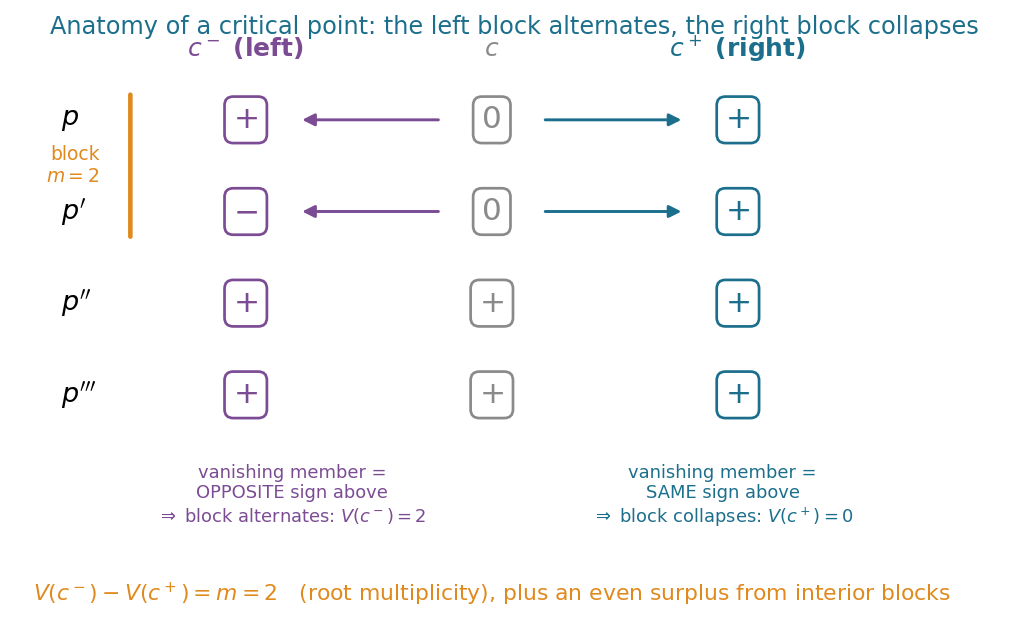

This chart was generated by the following Python code:
#!/usr/bin/env python3
"""
Figure for "Counting with the Derivative Tower" (Budan-Fourier in Lean 4):
the ANATOMY OF A CRITICAL POINT -- the heart of `fourierVar_drop_at_critical_point`.

At a critical point c, a whole BLOCK of consecutive tower members may vanish
(here p and p' both vanish at the double root c=1 of p_A=(x-1)^2(x+1), a block of
length m=2 = the root multiplicity).  The two monotonicity bricks of the
formalization fix every sign just off c from the one above it:

  * RIGHT of c  (z = c^+): a vanishing member COPIES the sign of its derivative
    (the member above it).  The block collapses to a single sign -> 0 new sign
    variations.  Hence V(c^+) = V(b): the right side carries no information.

  * LEFT of c   (z = c^-): a vanishing member takes the OPPOSITE sign of the one
    above it.  The block fully ALTERNATES -> exactly m sign variations.

So V(c^-) - V(c^+) = m (plus an even amount from interior blocks), which is the
additive existential `V(a) = V(b) + #roots + 2e` proved sorry-free in Lean.

Signs are taken from the EXACT tower of p_A at 1/2, 1, 3/2 (verified by sympy).
Run: python budan_fig2_critical.py
"""
import sympy as sp
import matplotlib
matplotlib.use("Agg")
import matplotlib.pyplot as plt
from matplotlib.patches import FancyArrowPatch, Rectangle

TEAL = "#1B6F8C"
AMBER = "#E08A1E"
PLUM = "#7B4B94"
GREY = "#8A8A8A"

x = sp.symbols("x")
pA = sp.expand((x - 1) ** 2 * (x + 1))
seq = [pA]
for _ in range(3):
    seq.append(sp.diff(seq[-1], x))


def sgn(e, t):
    v = sp.nsimplify(e.subs(x, t))
    return "+" if v > 0 else ("-" if v < 0 else "0")


left = [sgn(e, sp.Rational(1, 2)) for e in seq]   # c^-
atc = [sgn(e, sp.Integer(1)) for e in seq]        # c
right = [sgn(e, sp.Rational(3, 2)) for e in seq]  # c^+
assert left == ["+", "-", "+", "+"], left
assert atc == ["0", "0", "+", "+"], atc
assert right == ["+", "+", "+", "+"], right


def Vof(cols):
    s = [v for v in cols if v != "0"]
    return sum(1 for i in range(len(s) - 1) if s[i] != s[i + 1])


assert Vof(left) == 2 and Vof(right) == 0, (Vof(left), Vof(right))
print("c^- signs", left, "V =", Vof(left))
print("c   signs", atc)
print("c^+ signs", right, "V =", Vof(right))
print("V(c^-) - V(c^+) =", Vof(left) - Vof(right), "= multiplicity m = 2")

# ----------------------------------------------------------------------------
labels = [r"$p$", r"$p'$", r"$p''$", r"$p'''$"]
cols = {"$c^-$ (left)": left, "$c$": atc, "$c^+$ (right)": right}
colx = {"$c^-$ (left)": 0.0, "$c$": 1.6, "$c^+$ (right)": 3.2}
colcolor = {"$c^-$ (left)": PLUM, "$c$": GREY, "$c^+$ (right)": TEAL}

fig, ax = plt.subplots(figsize=(8.6, 5.0))
ax.set_xlim(-1.5, 5.0)
ax.set_ylim(-1.9, 4.4)
ax.axis("off")

# member labels (rows), top = p, going down the tower
ytop = 3.6
dy = 1.0
yof = lambda i: ytop - i * dy
for i, lab in enumerate(labels):
    ax.text(-1.2, yof(i), lab, fontsize=13, color="black", va="center", ha="left")

# the vanishing block bracket (members 0,1 vanish at c)
ax.add_patch(Rectangle((-0.85, yof(1) - 0.4), 0.0, 0.0))  # no-op to keep axis
ax.annotate("", xy=(-0.75, yof(0) + 0.32), xytext=(-0.75, yof(1) - 0.32),
            arrowprops=dict(arrowstyle="-", color=AMBER, lw=2.2))
ax.text(-0.95, (yof(0) + yof(1)) / 2, r"block" "\n" r"$m=2$", color=AMBER,
        fontsize=9, va="center", ha="right", rotation=0)

# column headers + sign cells
for name, col in cols.items():
    cx = colx[name]
    cc = colcolor[name]
    ax.text(cx, ytop + 0.7, name, fontsize=12, color=cc, ha="center", fontweight="bold")
    for i, s in enumerate(col):
        face = "white"
        if s == "0":
            txt, tc = "0", GREY
        elif s == "+":
            txt, tc = "$+$", cc
        else:
            txt, tc = "$-$", cc
        ax.text(cx, yof(i), txt, fontsize=15, color=tc, ha="center", va="center",
                bbox=dict(boxstyle="round,pad=0.28", fc=face, ec=cc, lw=1.3))

# arrows: LEFT side -> alternation (opposite of the one above)
for i in (0, 1):  # vanishing members copy-with-flip from the one below/above
    ax.add_patch(FancyArrowPatch((colx["$c$"] - 0.32, yof(i)), (colx["$c^-$ (left)"] + 0.34, yof(i)),
                 arrowstyle="-|>", mutation_scale=12, color=PLUM, lw=1.4))
ax.text(colx["$c^-$ (left)"] + 0.3, -0.15,
        "vanishing member =\nOPPOSITE sign above\n" r"$\Rightarrow$ block alternates: $V(c^-)=2$",
        color=PLUM, fontsize=8.6, ha="center", va="top")

# arrows: RIGHT side -> copy (same as the one above)
for i in (0, 1):
    ax.add_patch(FancyArrowPatch((colx["$c$"] + 0.32, yof(i)), (colx["$c^+$ (right)"] - 0.34, yof(i)),
                 arrowstyle="-|>", mutation_scale=12, color=TEAL, lw=1.4))
ax.text(colx["$c^+$ (right)"] - 0.1, -0.15,
        "vanishing member =\nSAME sign above\n" r"$\Rightarrow$ block collapses: $V(c^+)=0$",
        color=TEAL, fontsize=8.6, ha="center", va="top")

# bottom headline
ax.text(1.6, -1.65,
        r"$V(c^-)-V(c^+) = m = 2$   (root multiplicity), plus an even surplus from interior blocks",
        fontsize=10.5, color=AMBER, ha="center")

ax.set_title("Anatomy of a critical point: the left block alternates, the right block collapses",
             fontsize=11.5, color=TEAL)

fig.savefig("budan_fig2_critical.pdf", bbox_inches="tight")
fig.savefig("budan_fig2_critical.png", dpi=150, bbox_inches="tight")
print("wrote budan_fig2_critical.{pdf,png}")
